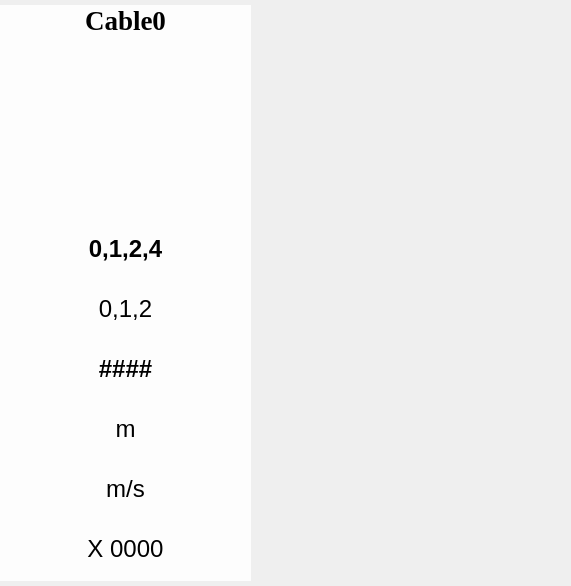
              <widget class="QWidget" name="CableScrollAreaWidgetContents">
               <property name="geometry">
                <rect>
                 <x>0</x>
                 <y>0</y>
                 <width>571</width>
                 <height>586</height>
                </rect>
               </property>
               <property name="sizePolicy">
                <sizepolicy hsizetype="Expanding" vsizetype="Preferred">
                 <horstretch>0</horstretch>
                 <verstretch>0</verstretch>
                </sizepolicy>
               </property>
               <layout class="QHBoxLayout" name="horizontalLayout">
                <property name="spacing">
                 <number>0</number>
                </property>
                <property name="leftMargin">
                 <number>0</number>
                </property>
                <property name="topMargin">
                 <number>5</number>
                </property>
                <property name="rightMargin">
                 <number>9</number>
                </property>
                <property name="bottomMargin">
                 <number>5</number>
                </property>
                <item>
                 <widget class="QFrame" name="cableItem_1">
                  <property name="maximumSize">
                   <size>
                    <width>251</width>
                    <height>16777215</height>
                   </size>
                  </property>
                  <property name="styleSheet">
                   <string notr="true">background-color: rgba(255, 255, 255, 230);</string>
                  </property>
                  <layout class="QVBoxLayout" name="verticalLayout">
                   <property name="spacing">
                    <number>0</number>
                   </property>
                   <property name="leftMargin">
                    <number>0</number>
                   </property>
                   <property name="topMargin">
                    <number>0</number>
                   </property>
                   <property name="rightMargin">
                    <number>0</number>
                   </property>
                   <property name="bottomMargin">
                    <number>0</number>
                   </property>
                   <item>
                    <widget class="QLabel" name="cableLabel_1">
                     <property name="font">
                      <font>
                       <family>Times New Roman</family>
                       <pointsize>20</pointsize>
                       <weight>75</weight>
                       <bold>true</bold>
                      </font>
                     </property>
                     <property name="styleSheet">
                      <string notr="true">background-color:transparent</string>
                     </property>
                     <property name="text">
                      <string>Cable0</string>
                     </property>
                     <property name="alignment">
                      <set>Qt::AlignCenter</set>
                     </property>
                    </widget>
                   </item>
                   <item>
                    <spacer name="verticalSpacer_3">
                     <property name="orientation">
                      <enum>Qt::Vertical</enum>
                     </property>
                     <property name="sizeHint" stdset="0">
                      <size>
                       <width>20</width>
                       <height>40</height>
                      </size>
                     </property>
                    </spacer>
                   </item>
                   <item>
                    <widget class="QLabel" name="statusImage_1">
                     <property name="sizePolicy">
                      <sizepolicy hsizetype="Expanding" vsizetype="Expanding">
                       <horstretch>0</horstretch>
                       <verstretch>0</verstretch>
                      </sizepolicy>
                     </property>
                     <property name="styleSheet">
                      <string notr="true">background-color:transparent</string>
                     </property>
                     <property name="text">
                      <string/>
                     </property>
                     <property name="pixmap">
                      <pixmap resource="Images.qrc">:/img/Img/YellowLight.png</pixmap>
                     </property>
                     <property name="scaledContents">
                      <bool>false</bool>
                     </property>
                     <property name="alignment">
                      <set>Qt::AlignCenter</set>
                     </property>
                     <property name="wordWrap">
                      <bool>true</bool>
                     </property>
                    </widget>
                   </item>
                   <item>
                    <spacer name="verticalSpacer_2">
                     <property name="orientation">
                      <enum>Qt::Vertical</enum>
                     </property>
                     <property name="sizeHint" stdset="0">
                      <size>
                       <width>20</width>
                       <height>40</height>
                      </size>
                     </property>
                    </spacer>
                   </item>
                   <item>
                    <widget class="QTableWidget" name="tableWidget_1">
                     <property name="sizePolicy">
                      <sizepolicy hsizetype="Expanding" vsizetype="Expanding">
                       <horstretch>0</horstretch>
                       <verstretch>0</verstretch>
                      </sizepolicy>
                     </property>
                     <property name="minimumSize">
                      <size>
                       <width>250</width>
                       <height>362</height>
                      </size>
                     </property>
                     <property name="font">
                      <font>
                       <pointsize>18</pointsize>
                       <weight>50</weight>
                       <bold>false</bold>
                      </font>
                     </property>
                     <property name="styleSheet">
                      <string notr="true">background-color:transparent</string>
                     </property>
                     <attribute name="horizontalHeaderVisible">
                      <bool>false</bool>
                     </attribute>
                     <attribute name="horizontalHeaderDefaultSectionSize">
                      <number>250</number>
                     </attribute>
                     <attribute name="horizontalHeaderMinimumSectionSize">
                      <number>200</number>
                     </attribute>
                     <attribute name="verticalHeaderVisible">
                      <bool>false</bool>
                     </attribute>
                     <attribute name="verticalHeaderDefaultSectionSize">
                      <number>60</number>
                     </attribute>
                     <attribute name="verticalHeaderMinimumSectionSize">
                      <number>50</number>
                     </attribute>
                     <row>
                      <property name="text">
                       <string>CableState</string>
                      </property>
                     </row>
                     <row>
                      <property name="text">
                       <string>RiderState</string>
                      </property>
                     </row>
                     <row>
                      <property name="text">
                       <string>RiderID</string>
                      </property>
                     </row>
                     <row>
                      <property name="text">
                       <string>Position</string>
                      </property>
                     </row>
                     <row>
                      <property name="text">
                       <string>Speed</string>
                      </property>
                     </row>
                     <row>
                      <property name="text">
                       <string>Error</string>
                      </property>
                     </row>
                     <column>
                      <property name="text">
                       <string>New Column</string>
                      </property>
                     </column>
                     <item row="0" column="0">
                      <property name="text">
                       <string>0,1,2,4</string>
                      </property>
                      <property name="font">
                       <font>
                        <weight>75</weight>
                        <bold>true</bold>
                       </font>
                      </property>
                      <property name="textAlignment">
                       <set>AlignCenter</set>
                      </property>
                      <property name="background">
                       <brush brushstyle="NoBrush">
                        <color alpha="255">
                         <red>255</red>
                         <green>255</green>
                         <blue>255</blue>
                        </color>
                       </brush>
                      </property>
                      <property name="flags">
                       <set>ItemIsEnabled</set>
                      </property>
                     </item>
                     <item row="1" column="0">
                      <property name="text">
                       <string>0,1,2</string>
                      </property>
                      <property name="textAlignment">
                       <set>AlignCenter</set>
                      </property>
                      <property name="flags">
                       <set>ItemIsEnabled</set>
                      </property>
                     </item>
                     <item row="2" column="0">
                      <property name="text">
                       <string>####</string>
                      </property>
                      <property name="font">
                       <font>
                        <weight>75</weight>
                        <bold>true</bold>
                       </font>
                      </property>
                      <property name="textAlignment">
                       <set>AlignCenter</set>
                      </property>
                      <property name="flags">
                       <set>ItemIsEnabled</set>
                      </property>
                     </item>
                     <item row="3" column="0">
                      <property name="text">
                       <string>m</string>
                      </property>
                      <property name="font">
                       <font>
                        <weight>50</weight>
                        <bold>false</bold>
                       </font>
                      </property>
                      <property name="textAlignment">
                       <set>AlignCenter</set>
                      </property>
                      <property name="flags">
                       <set>ItemIsEnabled</set>
                      </property>
                     </item>
                     <item row="4" column="0">
                      <property name="text">
                       <string>m/s</string>
                      </property>
                      <property name="font">
                       <font>
                        <weight>50</weight>
                        <bold>false</bold>
                       </font>
                      </property>
                      <property name="textAlignment">
                       <set>AlignCenter</set>
                      </property>
                      <property name="flags">
                       <set>ItemIsEnabled</set>
                      </property>
                     </item>
                     <item row="5" column="0">
                      <property name="text">
                       <string>X 0000</string>
                      </property>
                      <property name="font">
                       <font>
                        <weight>50</weight>
                        <bold>false</bold>
                       </font>
                      </property>
                      <property name="textAlignment">
                       <set>AlignCenter</set>
                      </property>
                      <property name="flags">
                       <set>ItemIsEnabled</set>
                      </property>
                     </item>
                    </widget>
                   </item>
                  </layout>
                 </widget>
                </item>
                <item>
                 <spacer name="horizontalSpacer">
                  <property name="orientation">
                   <enum>Qt::Horizontal</enum>
                  </property>
                  <property name="sizeHint" stdset="0">
                   <size>
                    <width>40</width>
                    <height>20</height>
                   </size>
                  </property>
                 </spacer>
                </item>
               </layout>
              </widget>
